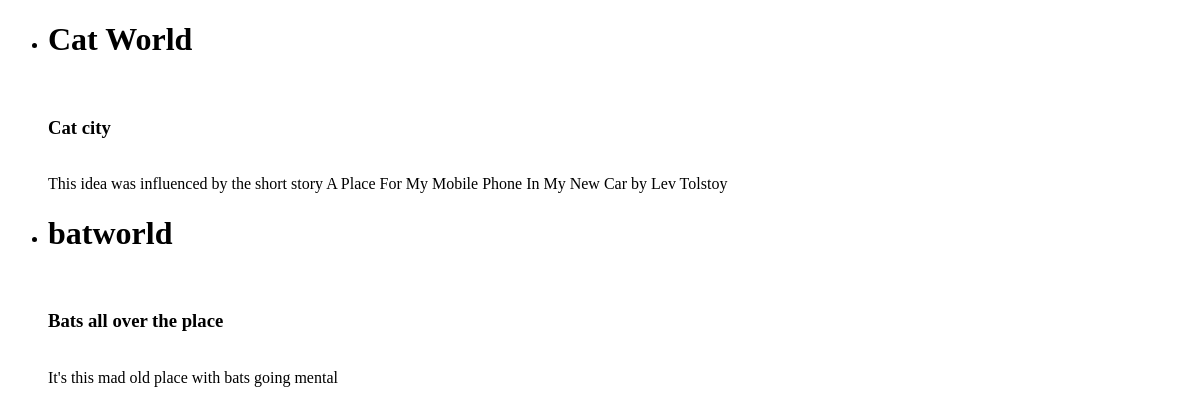
The app's page /author/, older data.
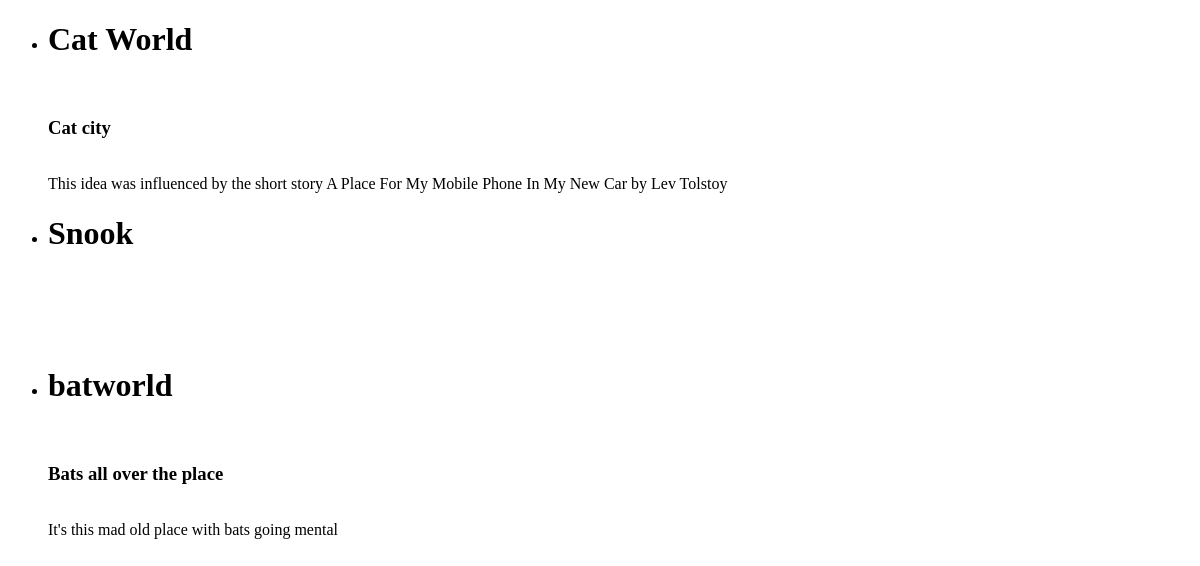
The same page, newer data.
### author/models.py (models this page shows, shortened)
class World(models.Model):
    name = models.CharField(max_length=name_length, default='')
    description = models.CharField(max_length=description_length, default='')
    notes = notes_all
    """def search_ngi(self):
        ngi = NarrativeGeneralInfo.objects.filter(world=self.id)
        return ngi
    #Search for references to self in instances of other classes, and return list of those instances
    def search_general(self,Target):
        return Target.objects.filter(world=self.id)
    #Works
    def sergen(self,Target,**kwargs):
        return Target.objects.filter(**kwargs)"""

class Location(models.Model):
    name = models.CharField(max_length=name_length, default='')
    description = models.CharField(max_length=description_length, default='')
    notes = notes_all
    world = models.ForeignKey(World, on_delete=models.CASCADE, null=True)
    scenes = models.ManyToManyField(Scene)
    chapters = models.ManyToManyField(Chapter)

### author/views.py (the view)
# urls.py: path('',views.IndexView.as_view(), name='index'),
class IndexView(generic.ListView):
    template_name = 'author/index.html'
    context_object_name = 'world_list'
    def get_queryset(self):
        return World.objects.order_by('name')

### author/templates/author/index.html (shortened to what this page needs)
<!DOCTYPE html>
<html lang="en">
<head>
</head>
<body>
    {% if world_list %}
        <ul>
            {% for world in world_list %}
                <li>
                    <h1>{{world.name}}</h1> <br>  <h3>{{world.description}}</h3> <br> {{world.notes}} <br>
                </li>
            {% endfor %}
        </ul>
    {% endif %}
</body>
</html>

Row changes from the older to the newer data that the page shows:
added World: name "Snook"
